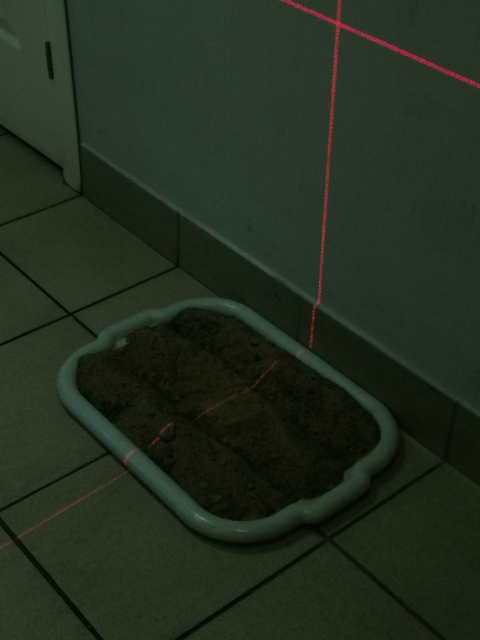
#> input picture Песок/sand/КСП со следом далеко/5334796642802595518.jpg, 960 x 1280 px (shown at 1/2 size)
$ python polz.py
#> lines starting #> are read from the running program, lines starting #| are printed output that depends on the picture; after the words box and inside, x2 and y2 are one past the last pixel; in counts of white or black regions, pixels touching at a corner belong together
#> further down, image is the input picture: shape (1280, 960, 3); mean B, G, R 30.9, 44.5, 34.6
import cv2
import numpy as np

REFERENCE_ANGLE = -45  # Ожидаемый угол (горизонтальные линии)
ANGLE_TOLERANCE = 20  # Допустимое отклонение

def nothing(x):
    pass

cv2.namedWindow("Trackbars")
cv2.createTrackbar("Lower H", "Trackbars", 0, 180, nothing)
cv2.createTrackbar("Upper H", "Trackbars", 38, 180, nothing)
cv2.createTrackbar("Lower S", "Trackbars", 64, 255, nothing)
cv2.createTrackbar("Upper S", "Trackbars", 255, 255, nothing)
cv2.createTrackbar("Lower V", "Trackbars", 36, 255, nothing)
cv2.createTrackbar("Upper V", "Trackbars", 255, 255, nothing)

def extract_red_channel(img):
    hsv = cv2.cvtColor(img, cv2.COLOR_BGR2HSV)
#> hsv: shape (1280, 960, 3); mean H, S, V 54.2, 98, 45.1
    lower_h = cv2.getTrackbarPos("Lower H", "Trackbars")
    upper_h = cv2.getTrackbarPos("Upper H", "Trackbars")
    lower_s = cv2.getTrackbarPos("Lower S", "Trackbars")
    upper_s = cv2.getTrackbarPos("Upper S", "Trackbars")
    lower_v = cv2.getTrackbarPos("Lower V", "Trackbars")
    upper_v = cv2.getTrackbarPos("Upper V", "Trackbars")

    lower_red1 = np.array([lower_h, lower_s, lower_v])
    upper_red1 = np.array([upper_h,  upper_s, upper_v])
    lower_red2 = np.array([100, 70, 50])
    upper_red2 = np.array([180, 255, 255])

    mask1 = cv2.inRange(hsv, lower_red1, upper_red1)
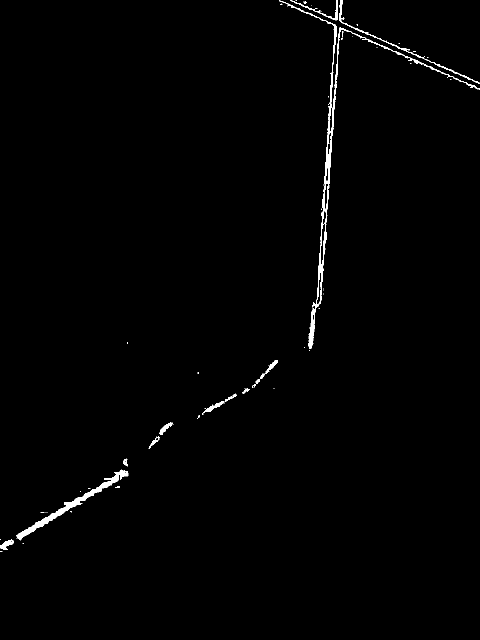
#> mask1: shape (1280, 960) (shown at 1/2 size); 0.88% white; 75 white regions (59 under 20 px), largest, box (x1, y1, x2, y2) and area: (558, 0, 960, 698) 5101, (32, 939, 257, 1081) 2730, (679, 0, 960, 168) 891
    mask2 = cv2.inRange(hsv, lower_red2, upper_red2)
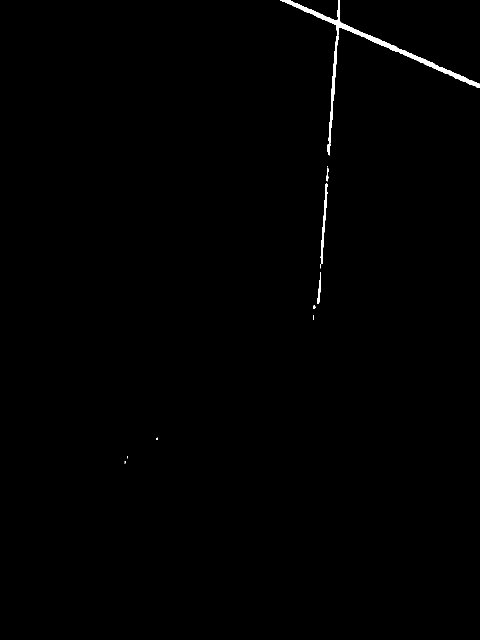
#> mask2: shape (1280, 960) (shown at 1/2 size); 0.49% white; 11 white regions (6 under 20 px), largest, box (x1, y1, x2, y2) and area: (560, 0, 960, 311) 4935, (641, 367, 656, 537) 664, (634, 545, 642, 608) 215, (652, 336, 657, 363) 82, (626, 611, 631, 618) 27
    mask = cv2.bitwise_or(mask1, mask2)
#> mask: shape (1280, 960); 1.4% white; 74 white regions (60 under 20 px), largest, box (x1, y1, x2, y2) and area: (558, 0, 960, 698) 12314, (32, 939, 257, 1081) 2730, (0, 1079, 28, 1100) 283
    return mask

def preprocess(mask):
    """Морфологическая обработка"""
    kernel = np.ones((11, 11), np.uint8)
    mask = cv2.dilate(mask, kernel, iterations=1)
#> mask: shape (1280, 960); 3.4% white; 8 white regions, largest, box (x1, y1, x2, y2) and area: (553, 0, 960, 707) 26945, (0, 907, 262, 1109) 8801, (480, 715, 560, 792) 1908
    mask = cv2.erode(mask, kernel, iterations=1)
#> mask: shape (1280, 960); 1.6% white; 13 white regions (5 under 20 px), largest, box (x1, y1, x2, y2) and area: (558, 0, 960, 702) 13895, (32, 912, 257, 1081) 3506, (404, 787, 474, 829) 447
    return mask

def skeletonize(img):
    """Скелетизация"""
    skel = np.zeros_like(img)
    element = cv2.getStructuringElement(cv2.MORPH_CROSS, (9,9))
    while True:
        open_img = cv2.morphologyEx(img, cv2.MORPH_OPEN, element)
        temp = cv2.subtract(img, open_img)
        eroded = cv2.erode(img, element)
        skel = cv2.bitwise_or(skel, temp)
        img = eroded.copy()
        if cv2.countNonZero(img) == 0:
            break
#> this loop made 4 passes
#> pass 1, in skeletonize, `open_img = cv2.morphologyEx(img, cv2.MORPH_OPEN, element)`:
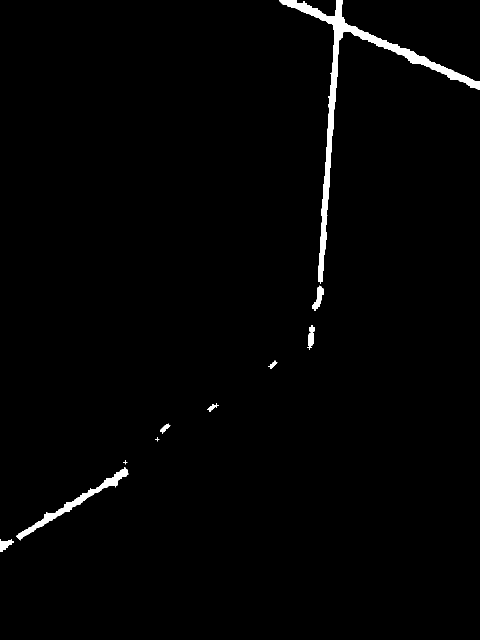
#> open_img: shape (1280, 960) (shown at 1/2 size); 1.4% white; 10 white regions (2 under 20 px), largest, box (x1, y1, x2, y2) and area: (558, 0, 960, 568) 12410, (32, 935, 257, 1081) 3089, (624, 571, 648, 622) 531
#> pass 1, in skeletonize, `eroded = cv2.erode(img, element)`:
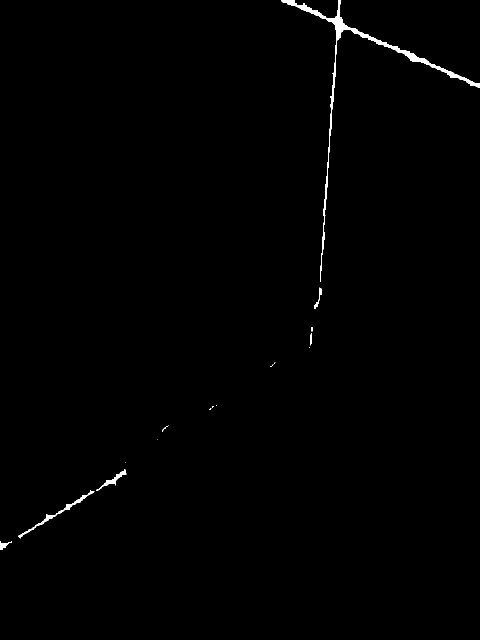
#> eroded: shape (1280, 960) (shown at 1/2 size); 0.55% white; 16 white regions (9 under 20 px), largest, box (x1, y1, x2, y2) and area: (562, 0, 960, 564) 5071, (36, 980, 189, 1077) 782, (192, 939, 253, 982) 436
#> after the loop: img: shape (1280, 960); every value is 0
#> after the loop:
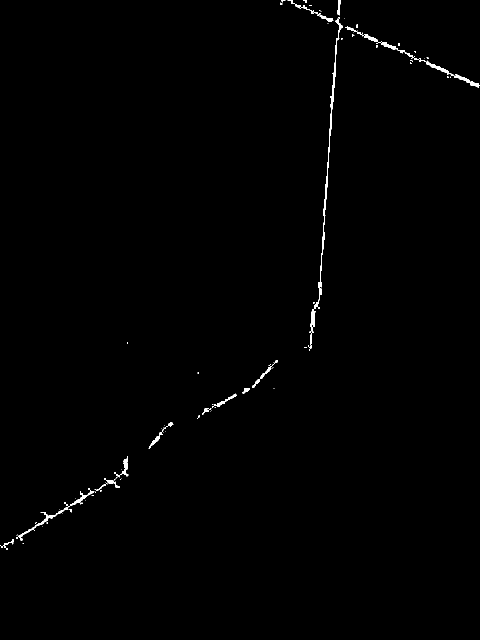
#> skel: shape (1280, 960) (shown at 1/2 size); 0.52% white; 87 white regions (67 under 20 px), largest, box (x1, y1, x2, y2) and area: (621, 37, 686, 666) 1868, (36, 976, 189, 1081) 792, (838, 120, 960, 175) 643
    return skel

def calculate_angle(points):
    """Определение угла по точкам"""
    if len(points) < 100:
        return None
    [vx, vy, x, y] = cv2.fitLine(points, cv2.DIST_L2, 0, 0.01, 0.01)
    angle = np.degrees(np.arctan2(vy, vx))
    return angle

def color_skeleton_segments(skel, output):
    """Определение углов и окрашивание пикселей напрямую"""
    num_labels, labels, stats, centroids = cv2.connectedComponentsWithStats(skel)
#> labels: shape (1280, 960) int32; 88 distinct labels, from 0 to 87
#> num_labels = 88; stats = 88 rows, first 6: [0, 0, 960, 1280, 1222401], [562, 0, 9, 5, 14], [575, 0, 60, 28, 208], [607, 0, 7, 6, 30], [675, 0, 6, 31, 124], [561, 5, 4, 5, 14]; centroids = 88 pairs, first value 2.38 to 903.5, second value 1.21 to 1092.8
    for i in range(1, num_labels):
        mask = (labels == i).astype(np.uint8) * 255
        y, x = np.where(mask > 0)
        points = np.column_stack((x, y))
        if 100 < len(points) < 750:
            angle = calculate_angle(points)
            if angle is not None:
                color = (0, 255, 0) if (REFERENCE_ANGLE - ANGLE_TOLERANCE <= angle <= REFERENCE_ANGLE + ANGLE_TOLERANCE) else (0, 0, 255)
                for (px, py) in points:
                    output[py, px] = color
#> this loop made 87 passes
#> (vx in calculate_angle, vy in calculate_angle, angle, color) on passes 2, 4, 8, 14, 26, 40, 49, 56: ([0.915], [0.404], [23.82], (0, 0, 255)), ([0.0634], [-0.998], [-86.36], (0, 0, 255)), ([0.917], [0.398], [23.44], (0, 0, 255)), ([0.915], [0.403], [23.78], (0, 0, 255)), ([0.914], [0.405], [23.89], (0, 0, 255)), ([0.686], [-0.728], [-46.68], (0, 255, 0)), ([0.879], [-0.477], [-28.49], (0, 255, 0)), ([0.666], [-0.746], [-48.22], (0, 255, 0))
#> (angle, color) on pass 62: ([-46.17], (0, 255, 0))
#> pass 1, in color_skeleton_segments, `mask = (labels == i).astype(np.uint8) * 255`:
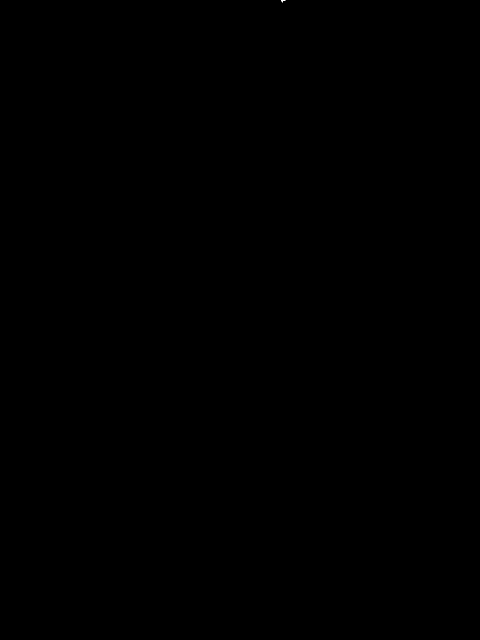
#> mask: shape (1280, 960) (shown at 1/2 size); 0% white in thin lines or dots, all inside (x1, y1, x2, y2) = (562, 0, 571, 5)
    return output

image = cv2.imread("КСП со следом далеко/5334796642802595518.jpg")
while True:
    red_mask = extract_red_channel(image)
    preprocessed_mask = preprocess(red_mask)
    skeleton = skeletonize(preprocessed_mask)
    colored_skeleton = np.zeros_like(image)
    colored_skeleton = color_skeleton_segments(skeleton, colored_skeleton)


    red_mask_rs = cv2.resize(red_mask,(720,720))
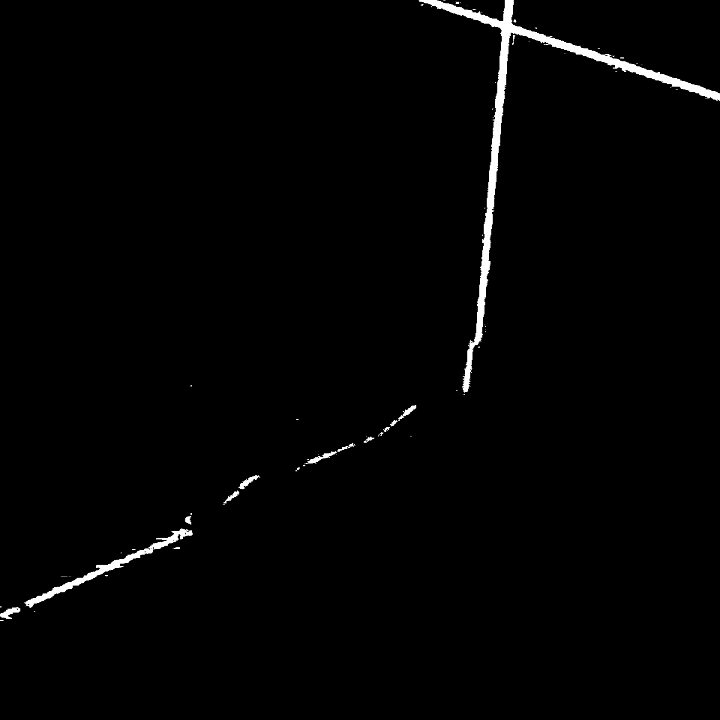
#> red_mask_rs: shape (720, 720); min 0, max 255, mean 3.5
    sklt_rs = cv2.resize(skeleton,(720,720))
    sklt_col_rs = cv2.resize(colored_skeleton,(720,720))

    cv2.imshow("Red Mask", red_mask_rs)
    cv2.imshow("Skeleton", sklt_rs)
    cv2.imshow("Colored Skeleton", sklt_col_rs)
    if cv2.waitKey(1) & 0xFF == 27:
#> (key Esc is pressed here)
        break

cv2.destroyAllWindows()

$ run again, with Песок/sand/КСП со следом далеко/5334796642802595520.jpg copied over Песок/sand/КСП со следом далеко/5334796642802595518.jpg
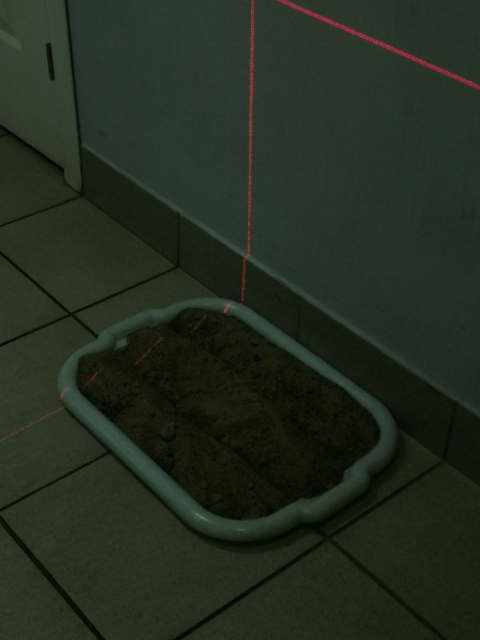
#> input picture Песок/sand/КСП со следом далеко/5334796642802595520.jpg, 960 x 1280 px (shown at 1/2 size)
#> image is the input picture: shape (1280, 960, 3); mean B, G, R 31.2, 44.1, 35.2
#> hsv: shape (1280, 960, 3); mean H, S, V 53.2, 93.2, 44.6
#> mask1: shape (1280, 960); 0.63% white; 54 white regions (39 under 20 px), largest, box (x1, y1, x2, y2) and area: (492, 0, 511, 512) 2501, (0, 786, 130, 888) 1726, (550, 0, 960, 181) 1045
#> mask2: shape (1280, 960); 0.45% white; 7 white regions (2 under 20 px), largest, box (x1, y1, x2, y2) and area: (553, 0, 960, 180) 3690, (496, 143, 505, 449) 1171, (500, 16, 507, 142) 531, (496, 464, 499, 505) 101, (448, 613, 456, 624) 60
#> after the loop in skeletonize, `while True:`:
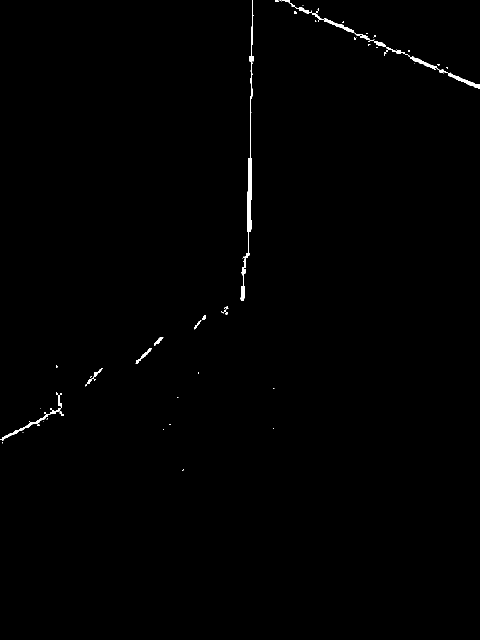
#> skel: shape (1280, 960) (shown at 1/2 size); 0.47% white; 55 white regions (41 under 20 px), largest, box (x1, y1, x2, y2) and area: (481, 0, 507, 602) 2146, (563, 0, 816, 110) 1081, (816, 111, 960, 177) 827
#> labels: shape (1280, 960) int32; 56 distinct labels, from 0 to 55
#> num_labels = 56; stats = 56 rows, first 6: [0, 0, 960, 1280, 1223022], [481, 0, 26, 602, 2146], [550, 0, 7, 4, 23], [557, 0, 2, 1, 2], [560, 1, 3, 2, 3], [563, 0, 253, 110, 1081]; centroids = 56 pairs, first value 4.33 to 893.6, second value 0 to 939.6
#> the loop in color_skeleton_segments, `for i in range(1, num_labels):` made 55 passes
#> (vx in calculate_angle, vy in calculate_angle, angle, color) on passes 33, 34, 36, 40, 43: ([0.712], [-0.702], [-44.62], (0, 255, 0)), ([0.714], [-0.7], [-44.46], (0, 255, 0)), ([0.678], [-0.735], [-47.33], (0, 255, 0)), ([0.158], [0.987], [80.89], (0, 0, 255)), ([0.885], [-0.466], [-27.79], (0, 255, 0))
#> `red_mask_rs = cv2.resize(red_mask,(720,720))`:
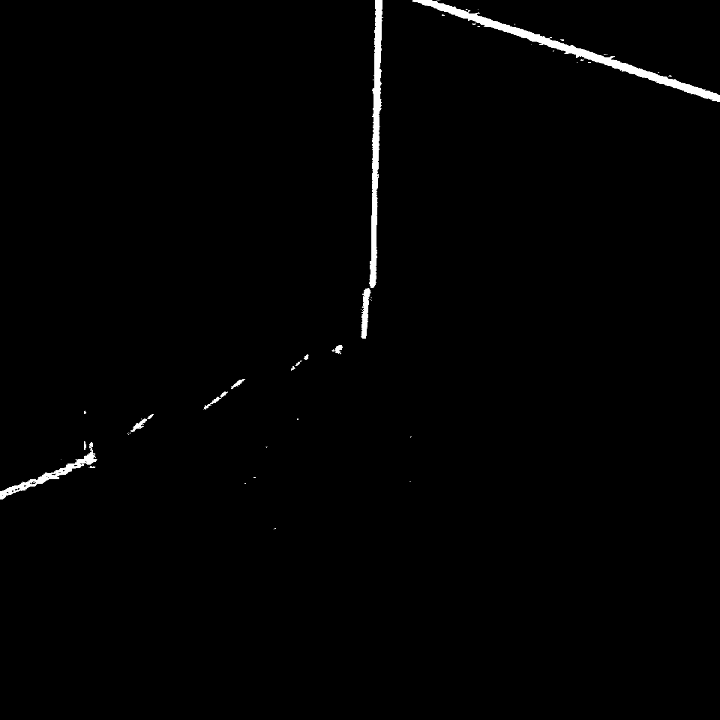
#> red_mask_rs: shape (720, 720); min 0, max 255, mean 2.8
